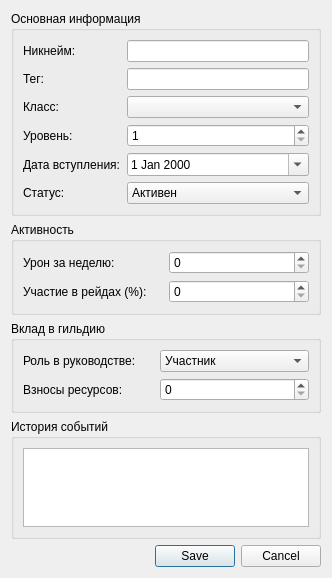
<?xml version="1.0" encoding="UTF-8"?>
<ui version="4.0">
 <class>PlayerDetailDialog</class>
 <widget class="QDialog" name="PlayerDetailDialog">
  <property name="geometry">
   <rect>
    <x>0</x>
    <y>0</y>
    <width>332</width>
    <height>578</height>
   </rect>
  </property>
  <property name="windowTitle">
   <string>Детали игрока</string>
  </property>
  <property name="modal">
   <bool>true</bool>
  </property>
  <layout class="QVBoxLayout" name="verticalLayout">
   <item>
    <widget class="QGroupBox" name="basicInfoGroup">
     <property name="title">
      <string>Основная информация</string>
     </property>
     <layout class="QFormLayout" name="formLayout">
      <item row="0" column="0">
       <widget class="QLabel" name="nicknameLabel">
        <property name="text">
         <string>Никнейм:</string>
        </property>
       </widget>
      </item>
      <item row="0" column="1">
       <widget class="QLineEdit" name="nicknameEdit"/>
      </item>
      <item row="1" column="0">
       <widget class="QLabel" name="tagLabel">
        <property name="text">
         <string>Тег:</string>
        </property>
       </widget>
      </item>
      <item row="1" column="1">
       <widget class="QLineEdit" name="tagEdit"/>
      </item>
      <item row="2" column="0">
       <widget class="QLabel" name="classLabel">
        <property name="text">
         <string>Класс:</string>
        </property>
       </widget>
      </item>
      <item row="2" column="1">
       <widget class="QComboBox" name="classComboBox"/>
      </item>
      <item row="3" column="0">
       <widget class="QLabel" name="levelLabel">
        <property name="text">
         <string>Уровень:</string>
        </property>
       </widget>
      </item>
      <item row="3" column="1">
       <widget class="QSpinBox" name="levelSpinBox">
        <property name="minimum">
         <number>1</number>
        </property>
        <property name="maximum">
         <number>100</number>
        </property>
       </widget>
      </item>
      <item row="4" column="0">
       <widget class="QLabel" name="joinedDateLabel">
        <property name="text">
         <string>Дата вступления:</string>
        </property>
       </widget>
      </item>
      <item row="4" column="1">
       <widget class="QDateEdit" name="joinedDateEdit">
        <property name="calendarPopup">
         <bool>true</bool>
        </property>
       </widget>
      </item>
      <item row="5" column="0">
       <widget class="QLabel" name="statusLabel">
        <property name="text">
         <string>Статус:</string>
        </property>
       </widget>
      </item>
      <item row="5" column="1">
       <widget class="QComboBox" name="statusComboBox">
        <item>
         <property name="text">
          <string>Активен</string>
         </property>
        </item>
        <item>
         <property name="text">
          <string>Неактивен</string>
         </property>
        </item>
        <item>
         <property name="text">
          <string>Заморожен</string>
         </property>
        </item>
        <item>
         <property name="text">
          <string>Исключен</string>
         </property>
        </item>
       </widget>
      </item>
     </layout>
    </widget>
   </item>
   <item>
    <widget class="QGroupBox" name="activityGroup">
     <property name="title">
      <string>Активность</string>
     </property>
     <layout class="QGridLayout" name="activityGridLayout">
      <item row="0" column="0">
       <widget class="QLabel" name="weeklyDamageLabel">
        <property name="text">
         <string>Урон за неделю:</string>
        </property>
       </widget>
      </item>
      <item row="0" column="1">
       <widget class="QSpinBox" name="weeklyDamageSpinBox">
        <property name="maximum">
         <number>999999</number>
        </property>
       </widget>
      </item>
      <item row="1" column="0">
       <widget class="QLabel" name="raidParticipationLabel">
        <property name="text">
         <string>Участие в рейдах (%):</string>
        </property>
       </widget>
      </item>
      <item row="1" column="1">
       <widget class="QSpinBox" name="raidParticipationSpinBox">
        <property name="maximum">
         <number>100</number>
        </property>
       </widget>
      </item>
     </layout>
    </widget>
   </item>
   <item>
    <widget class="QGroupBox" name="contributionGroup">
     <property name="title">
      <string>Вклад в гильдию</string>
     </property>
     <layout class="QGridLayout" name="contributionGridLayout">
      <item row="0" column="0">
       <widget class="QLabel" name="leadershipLabel">
        <property name="text">
         <string>Роль в руководстве:</string>
        </property>
       </widget>
      </item>
      <item row="0" column="1">
       <widget class="QComboBox" name="leadershipComboBox">
        <item>
         <property name="text">
          <string>Участник</string>
         </property>
        </item>
        <item>
         <property name="text">
          <string>Офицер</string>
         </property>
        </item>
        <item>
         <property name="text">
          <string>Заместитель лидера</string>
         </property>
        </item>
        <item>
         <property name="text">
          <string>Лидер</string>
         </property>
        </item>
       </widget>
      </item>
      <item row="1" column="0">
       <widget class="QLabel" name="resourcesLabel">
        <property name="text">
         <string>Взносы ресурсов:</string>
        </property>
       </widget>
      </item>
      <item row="1" column="1">
       <widget class="QSpinBox" name="resourcesSpinBox">
        <property name="maximum">
         <number>999999</number>
        </property>
       </widget>
      </item>
     </layout>
    </widget>
   </item>
   <item>
    <widget class="QGroupBox" name="historyGroup">
     <property name="title">
      <string>История событий</string>
     </property>
     <layout class="QVBoxLayout" name="historyLayout">
      <item>
       <widget class="QTableView" name="historyTableView">
        <property name="maximumSize">
         <size>
          <width>16777215</width>
          <height>150</height>
         </size>
        </property>
        <property name="alternatingRowColors">
         <bool>true</bool>
        </property>
        <property name="selectionBehavior">
         <enum>QAbstractItemView::SelectRows</enum>
        </property>
        <property name="gridStyle">
         <enum>Qt::SolidLine</enum>
        </property>
        <property name="sortingEnabled">
         <bool>true</bool>
        </property>
       </widget>
      </item>
     </layout>
    </widget>
   </item>
   <item>
    <spacer name="verticalSpacer">
     <property name="orientation">
      <enum>Qt::Vertical</enum>
     </property>
     <property name="sizeHint" stdset="0">
      <size>
       <width>20</width>
       <height>40</height>
      </size>
     </property>
    </spacer>
   </item>
   <item>
    <widget class="QDialogButtonBox" name="buttonBox">
     <property name="orientation">
      <enum>Qt::Horizontal</enum>
     </property>
     <property name="standardButtons">
      <set>QDialogButtonBox::Cancel|QDialogButtonBox::Save</set>
     </property>
    </widget>
   </item>
  </layout>
 </widget>
 <resources/>
 <connections>
  <connection>
   <sender>buttonBox</sender>
   <signal>accepted()</signal>
   <receiver>PlayerDetailDialog</receiver>
   <slot>accept()</slot>
   <hints>
    <hint type="sourcelabel">
     <x>248</x>
     <y>254</y>
    </hint>
    <hint type="destinationlabel">
     <x>157</x>
     <y>274</y>
    </hint>
   </hints>
  </connection>
  <connection>
   <sender>buttonBox</sender>
   <signal>rejected()</signal>
   <receiver>PlayerDetailDialog</receiver>
   <slot>reject()</slot>
   <hints>
    <hint type="sourcelabel">
     <x>316</x>
     <y>260</y>
    </hint>
    <hint type="destinationlabel">
     <x>286</x>
     <y>274</y>
    </hint>
   </hints>
  </connection>
 </connections>
</ui>
